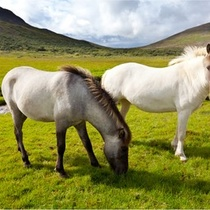
#> input picture images/horse-iceland-256.jpg, 210 x 210 px, shrunk from 256 x 256 before the run, found by its file name
$ jupyter execute --allow-errors KTP_Tubes.ipynb   (shell and % lines are left out)
#> lines starting #> are read from the running program, lines starting #| are printed output that depends on the picture; long printed decimals are rounded
# Implementasi CUDA dalam Gamma Correction

Gamma dapat digambarkan sebagai hubungan antara input dan output yang dihasilkan. Untuk ruang lingkup percobaan ini inputnya adalah nilai intensitas RGB dari suatu gambar.

Gamma correction juga dikenal sebagai Power Law Transform. Pertama, intensitas piksel gambar kita harus diskalakan dari kisaran [0, 255]. Dari sana, kami mendapatkan gambar output gamma correction dengan menerapkan persamaan berikut:

O = I^(1 / G)

Di mana I adalah gambar input kami dan G adalah nilai gamma kami. Gambar keluaran O kemudian diskalakan kembali ke kisaran [0, 255].

Pada percobaan kali ini kami menggunakan library openCV, numpy, numba, matplotlib, Pillow, dan timeit

## Hardware yang digunakan

## Referensi

https://thecryptmag.com/Online/57/imgproc_6.html

Pseudo code yang tersedia pada link referensi

*   gammaCorrection = 1 / gamma
*   colour = GetPixelColour(x, y)
*   newRed = 255 * (Red(colour) / 255) ^ gammaCorrection
*   newGreen = 255 * (Green(colour) / 255) ^ gammaCorrection
*   newBlue = 255 * (Blue(colour) / 255) ^ gammaCorrection
*   PutPixelColour(x, y) = RGB(newRed, newGreen, newBlue)

# Import library yang dibutuhkan

[cell 1]
import cv2
import numpy as np
import numba
import matplotlib.pyplot as plt
from PIL import Image
from timeit import default_timer as timer

# Gambar yang akan disajikan sebagai bahan uji

Gambar diambil dari website https://www.freepik.com/free-photo/horse-iceland_28944533.htm#query=horse-iceland&position=2&from_view=search&track=sph. gambar hewan kuda yang muncul dalam website tersebut merupakan gambar yang diambil oleh fotografer. Gambar yang kita gunakan dalam percobaan ini berukuran

*   256 pixel
*   512 pixel
*   1024 pixel
*   2048 pixel
*   3744 pixel (original pic)

# Download gambar dengan linux wget

# Load Gambar

[cell 2]
img_256 = cv2.imread('horse-iceland-256.jpg')
#> img_256 is the input picture: shape (210, 210, 3); mean B, G, R 93.1, 145.6, 145.6
img_256 = cv2.cvtColor(img_256, cv2.COLOR_BGR2RGB)
plt.imshow(img_256)

[cell 3]
img_512 = cv2.imread('horse-iceland-512.jpg')
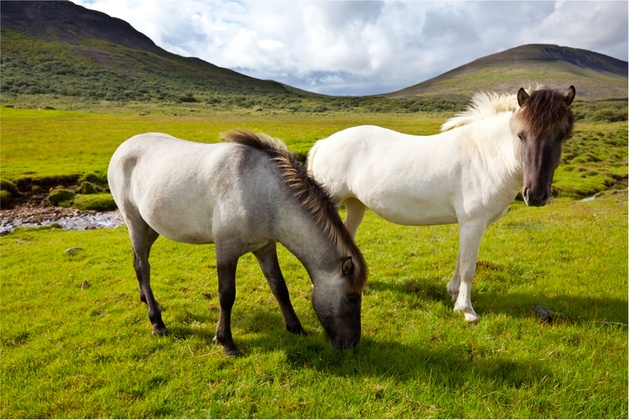
#> input picture images/horse-iceland-512.jpg, 629 x 420 px, shrunk from 767 x 512 before the run, found by its file name
#> img_512 is the input picture: shape (420, 629, 3); mean B, G, R 74.8, 137.3, 137.8
img_512 = cv2.cvtColor(img_512, cv2.COLOR_BGR2RGB)
plt.imshow(img_512)

[cell 4]
img_1024 = cv2.imread('horse-iceland-1024.jpg')
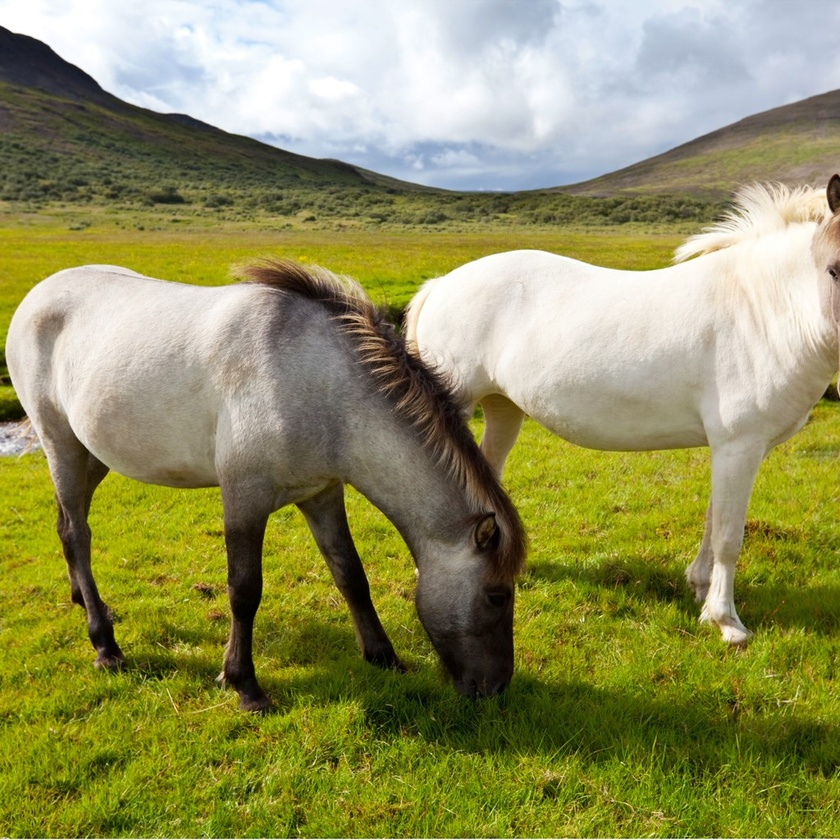
#> input picture images/horse-iceland-1024.jpg, 840 x 840 px, shrunk from 1024 x 1024 before the run, found by its file name
#> img_1024 is the input picture: shape (840, 840, 3); mean B, G, R 93.2, 145.5, 145.5
img_1024 = cv2.cvtColor(img_1024, cv2.COLOR_BGR2RGB)
plt.imshow(img_1024)

[cell 5]
img_2048 = cv2.imread('horse-iceland-2048.jpg')
#> (the rest of this cell did not finish here and is left out)

[cell 6]
img_3744 = cv2.imread('horse-iceland-3744.jpg')
#> (the rest of this cell did not finish here and is left out)

[cell 7]
# Melihat 2 baris awal matriks untuk gambar beresolusi 256

# 2 baris awal matriks
img_256[:2,:]

[cell 8]
#Penjelasan Dimensi sample gambar 256x256 pixel

dimensi = img_256.shape
#> dimensi = (210, 210, 3)
tinggi = img_256.shape[0]
#> tinggi = 210
lebar = img_256.shape[1]
#> lebar = 210
channel = img_256.shape[2]
#> channel = 3

print('====== Gambar 256 pixel ====== \n')
print('Dimensi Gambar      : ',dimensi)
#| Dimensi Gambar      :  (210, 210, 3)
print('Tinggi Gambar       : ',tinggi) #kolom
#| Tinggi Gambar       :  210
print('Lebar Gambar        : ',lebar) #baris
#| Lebar Gambar        :  210
print('Banyaknya Channel   : ',channel) #3 channel berarti RGB
#| Banyaknya Channel   :  3

# Pembuatan Dictionary Image

Dictionary digunakan untuk menyimpan nilai data dalam pasangan key:value. Dictionary adalah kumpulan yang "dipesan", dapat diubah dan tidak memungkinkan duplikat.

Penggunaan dictionary ini bertujuan untuk mempermudah dalam mengeksekusi

[cell 9]
#Pembuatan dictionary supaya mudah dalam melakukan eksekusi secara langsung dengan looping

dictsImages = {} #dictionary kosong yang akan diisi dengan key (angka 0 - 3) dan values (gambar 256 hingga 8192)
keys = range(5)
values = [img_256, img_512, img_1024, img_2048, img_3744]
for i in keys:
        dictsImages[i] = values[i]
#> after the loop, dictsImages = 5 items
print(dictsImages)
#> (printed output is left out)

# Formula Gamma Correction

## Gamma sequential correction

[cell 10]
def gamma_correction_seq (image, gamma):
  init_image = np.zeros(image.shape, np.uint8) #inisialisasi variabel init_image dengan value setiap index pada matrix = 0 menggunakan numpy.zeros
  for i in range(image.shape[0]):  # baris
    for j in range(image.shape[1]):  # kolom
      init_image[i][j] = 255.0 * (image[i][j] / 255.0)**(1 / gamma) #mengisi setiap index matrix dengan formula gamma correction yang didapat dari https://thecryptmag.com/Online/57/imgproc_6.html
  return init_image # mengembalikan matrix init_image

########
# Waktu start menggunakan default timer https://docs.python.org/3/library/time.html#time.perf_counter
# Mengembalikan nilai (dalam pecahan detik), tidak termasuk waktu yang berlalu selama sleep.
########
start = timer()
#> (the rest of this cell did not finish here and is left out)

### Menghitung waktu runtime secara sequensial untuk setiap key dan value pada dictionary gambar yang telah dibuat di atas

[cell 11]
time_seq = {} #dictionary untuk waktu runtime
output_seq = {} #dictionary untuk output matrix
#> (the rest of this cell did not finish here and is left out)

## Gamma Correction secara parallel dengan numba vectorize decorator

Numba's vectorize allows Python functions taking scalar input arguments to be used as NumPy ufuncs. Creating a traditional NumPy ufunc is not the most straightforward process and involves writing some C code. Numba makes this easy. Using the vectorize() decorator, Numba can compile a pure Python function into a ufunc that operates over NumPy arrays as fast as traditional ufuncs written in C.

Using vectorize(), you write your function as operating over input scalars, rather than arrays. Numba will generate the surrounding loop (or kernel) allowing efficient iteration over the actual inputs.

[cell 12]
@numba.vectorize('uint8(uint8,float64)',target='cuda')     #menggunakan numba vectorize decorator dengan target cuda (GPU)

#######
#Arti dari fungsi ini adalah gamma_correction_par yang menggunakan numba vectorize(numba telah membuatkan loop(atau kernel) yang  memungkonkan iterasi atas inputan kita)
#kemudian fungsi gamma_correction_par akan mengembalikan nilai setiap index matrix yang valuenya adalah hasil dari formula gamma correction
#######
def gamma_correction_par(image,gamma):
  return 255.0 * (image / 255.0)**(1 / gamma)

########
# Waktu start menggunakan default timer https://docs.python.org/3/library/time.html#time.perf_counter
# Mengembalikan nilai (dalam pecahan detik), tidak termasuk waktu yang berlalu selama sleep.
########
start = timer()
#> (the rest of this cell did not finish here and is left out)

## Menghitung waktu runtime secara sequensial untuk setiap key dan value pada dictionary gambar yang telah dibuat di atas

[cell 13]
time_par = {} # dictionary untuk waktu runtime
output_par = {} # dictionary untuk output matrix
#> (the rest of this cell did not finish here and is left out)

# Perbandingan Gambar

## Gambar sebelum koreksi gamma

#> (a cell that did not finish here is left out)

## Gambar setelah pengoreksian gamma secara serial

#> (a cell that did not finish here is left out)

## Gambar setelah pengoreksian gamma secara parallel

#> (a cell that did not finish here is left out)

# Visualisasi Data Runtime Dengan Grafik

Grafik ini digunakan untuk visualisasi perbandingan waktu eksekusi antara sequential dengan parallel

[cell 17]
x = sorted(list(map(int,time_seq.keys())))
#> x = [0, 1, 2]
x
#> Out = [0, 1, 2]

## Grafik Runtime secara sequential dengan CPU

[cell 18]
print('==== Runtime CPU ====')
print(time_seq)
#| {0: 0.1729, 1: 1.074, 2: 3.113}
print('\n\n==== Runtime GPU ====')
print(time_par)
#| {0: 0.03565, 1: 0.2166, 2: 0.6718}

[cell 19]
#Grafik Runtime Menggunakan CPU

def graph_seq(dictionary_sequential,title):
#> called with title = 'Graph Runtime Sequential (Single CPU)'
  plt.figure(figsize=(20,12))
  x = sorted(list(map(int,dictionary_sequential.keys()))) #Mengambil dan mengurutkan Key yang diambil dari dictionary time_seq
#> x = [0, 1, 2]
  y_seq= [dictionary_sequential[i] for i in x] # mengambil waktu eksekusi parallel
#> y_seq = [0.173, 1.07, 3.11]
  labels = ["256", "512", "1024", "2048", "3744"] # Label untuk sumbu X
  plt.plot(x,y_seq,marker='o', c="g") # plot grafik parallel dengan warna hijau
  plt.xticks(x,labels) # https://matplotlib.org/stable/api/_as_gen/matplotlib.pyplot.xticks.html?highlight=xtick Mengubah untuk setiap koordinat yang semulanya berisi key dari dictionary [0, 1, 2, 3, 4, 5] menjadi label ["256x256", "512x512", "1024x1024", "2048x2048", "4096x4096", "8192x8192"]
  plt.xlabel('Resolusi gambar (px)')
  plt.ylabel('Waktu dalam satuan detik (s)')
  plt.title(title)
  plt.show

#> (a cell that did not finish here is left out)

## Grafik Runtime secara paralel menggunakan CUDA

[cell 21]
#Grafik Runtime Menggunakan CUDA

def graph_par(dictionary_parallel,title):
#> called with title = 'Grafik Waktu Runtime Parallel (CUDA)'
  plt.figure(figsize=(20,12))
  x = sorted(list(map(int,dictionary_parallel.keys()))) #Mengambil dan mengurutkan Key yang diambil dari dictionary time_seq
#> x = [0, 1, 2]
  y_par= [dictionary_parallel[i] for i in x] # mengambil waktu eksekusi parallel
#> y_par = [0.0356, 0.217, 0.672]
  labels = ["256", "512", "1024", "2048", "3744"] # Label untuk sumbu X
  plt.plot(x,y_par,marker='o', c="g") # plot grafik parallel dengan warna hijau
  plt.xticks(x,labels) # https://matplotlib.org/stable/api/_as_gen/matplotlib.pyplot.xticks.html?highlight=xtick Mengubah untuk setiap koordinat yang semulanya berisi key dari dictionary [0, 1, 2, 3, 4, 5] menjadi label ["256x256", "512x512", "1024x1024", "2048x2048", "4096x4096", "8192x8192"]
  plt.xlabel('Resolusi gambar (px)')
  plt.ylabel('Waktu dalam satuan detik (s)')
  plt.title(title)
  plt.show

#> (a cell that did not finish here is left out)

# Grafik Perbandingan Waktu Runtime CPU dengan CUDA

[cell 23]
#Grafik Perbandingan Waktu Runtime CPU vs CUDA

def graph(dictionary_sequential,dictionary_parallel,title):
  plt.figure(figsize=(20,12))
  x = sorted(list(map(int,dictionary_sequential.keys()))) #Mengambil dan mengurutkan Key yang diambil dari dictionary time_seq
#> x = [0, 1, 2]
  y_seq= [dictionary_sequential[i] for i in x] # mengambil waktu eksekusi sequential
#> y_seq = [0.173, 1.07, 3.11]
  y_par= [dictionary_parallel[i] for i in x] # mengambil waktu eksekusi parallel
#> y_par = [0.0356, 0.217, 0.672]
  labels = ["256", "512", "1024", "2048", "3744"] # Label untuk sumbu X
  plt.plot(x,y_seq,marker='o', c="r") # plot grafix sequential dengan warna merah
  plt.plot(x,y_par,marker='o', c="g") # plot grafik parallel dengan warna hijau
  plt.ylim(ymin=-1)
  plt.xticks(x,labels) # https://matplotlib.org/stable/api/_as_gen/matplotlib.pyplot.xticks.html?highlight=xtick Mengubah untuk setiap koordinat yang semulanya berisi key dari dictionary [0, 1, 2, 3, 4, 5] menjadi label ["256x256", "512x512", "1024x1024", "2048x2048", "4096x4096", "8192x8192"]
  plt.xlabel('Resolusi gambar (px)')
  plt.ylabel('Waktu dalam satuan detik (s)')
  plt.legend(['Single CPU','CUDA'])
  plt.title(title)
  plt.show
